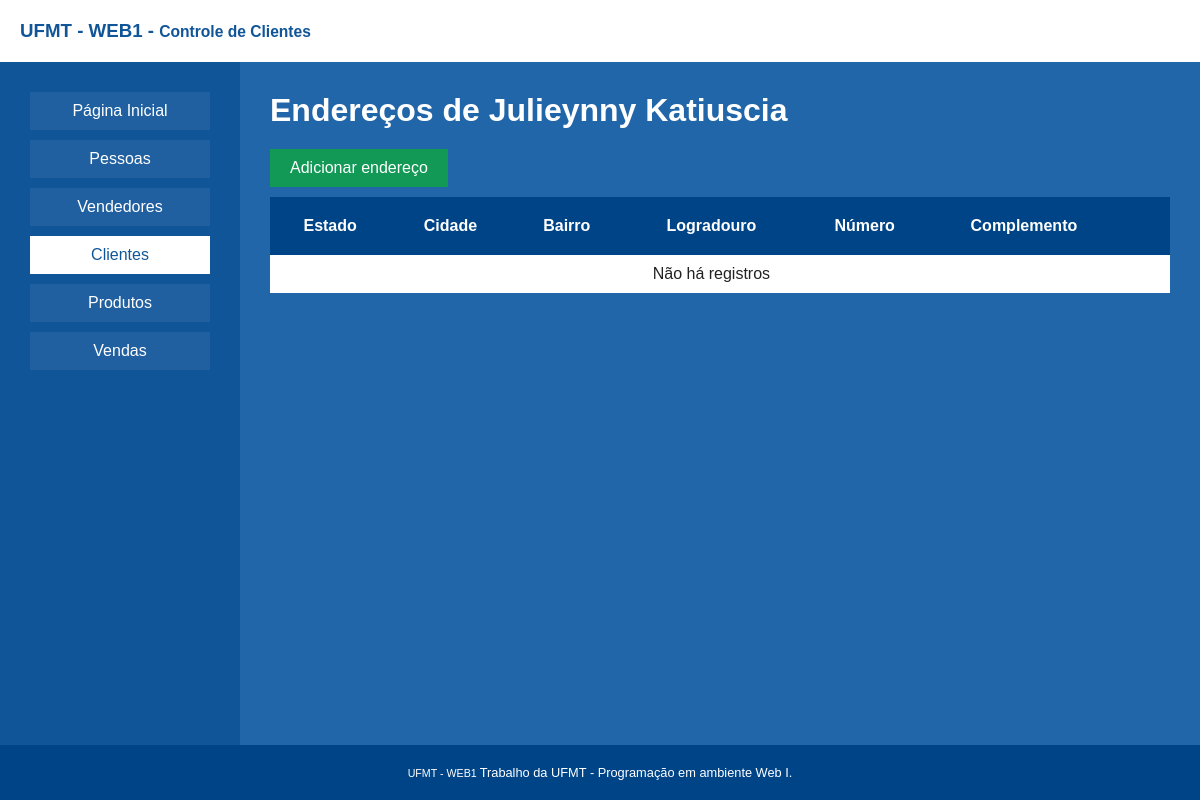
/index.php/enderecos?cliente=3, run on the app's committed database.
### tables this page shows
CREATE TABLE `config` (
  `Chave` varchar(60) NOT NULL,
  `Valor` varchar(5000) NOT NULL
);

CREATE TABLE `pessoas` (
  `ID` int(11) NOT NULL,
  `Nome` varchar(60) NOT NULL,
  `CPF` varchar(11) NOT NULL,
  `Sexo` varchar(1) NOT NULL
);

### classes/Sistema/Router.php (called while the page is built, shortened)
<?php
class Router
{
    static function getRoutes(){
        $routes = explode('/', $_SERVER['REQUEST_URI']);
        array_shift($routes);
        array_shift($routes);
        array_shift($routes);
        $lastRoute = $routes[count($routes) - 1];
        $lastRouteURI = explode("?", $lastRoute)[0];
        array_pop($routes);
        array_push($routes, $lastRouteURI);
        return $routes;
    }
    static function route(){
        $routes = Router::getRoutes();
        View::render($routes);
    }
}

### index.php (called while the page is built, shortened)
<?php
    Router::route();

### classes/App/Config.php (called while the page is built, shortened)
<?php
class Config {
    public static function LINK($href){
        return Config::BASE_URL."index.php/".$href;
    }
    public static function GET($chave){
        try {
            $db = \Database\Database::getInstance();
            $query = $db->prepare('SELECT * FROM Config WHERE Chave = ?');
            $query->execute([$chave]);
            $result = $query->fetch(\PDO::FETCH_OBJ);
            if($result) return $result->Valor;
        }catch(\Exception $e){
        }
    }
}

### classes/Model/Cliente.php (called while the page is built, shortened)
<?php
class Cliente extends Pessoa{
    public $ID;
    public $PessoaID;
    private function populatePessoa(){
        $pessoa = Pessoa::load($this->PessoaID);
        $this->Nome = $pessoa->Nome;
    }
    private function populateEndereco(){
        $this->enderecos = \Model\ClienteEndereco::getAll($this->ID);
    }
    public static function load($id){
        $db = \Database\Database::getInstance();
        $q = $db->prepare('
            SELECT *
            FROM Clientes c
            WHERE c.ID = ?
        ');
        $q->execute([$id]);
        $result = $q->fetch(\PDO::FETCH_OBJ);
        $cliente = new Cliente();
        $cliente->ID = $result->ID;
        $cliente->Codigo = $result->Codigo;
        $cliente->PessoaID = $result->PessoaID;
        $cliente->populatePessoa();
        $cliente->populateEndereco();
        return $cliente;
    }
}

### classes/Model/Pessoa.php (called while the page is built, shortened)
<?php
class Pessoa extends Model{
    public function __construct(){
        $options = new \stdClass();
        $options->tabela = 'Pessoas';
    }
    public static function load($id){
        $conn = \Database\Database::getinstance();
        $query = $conn->prepare("SELECT * FROM Pessoas WHERE ID = ?");
        $query->execute([$id]);
        $result = $query->fetch(\PDO::FETCH_OBJ);
        $pessoa = new Pessoa();
        $pessoa->ID = $result->ID;
        $pessoa->Nome = $result->Nome;
        $pessoa->CPF = $result->CPF;
        $pessoa->Sexo = $result->Sexo;
        return $pessoa;
    }
}

### classes/Database/Database.php (called while the page is built, shortened)
<?php
class Database {
    public static $pdo;
    public static function getInstance(){
        if (!isset(self::$pdo)) {
            self::$pdo = new PDO('mysql:host='.Config::DBHOST.';dbname='.Config::DBNAME, Config::DBUSERNAME, Config::DBPASSWORD, array(PDO::MYSQL_ATTR_INIT_COMMAND => "SET NAMES utf8"));
            self::$pdo->setAttribute(PDO::ATTR_ERRMODE, PDO::ERRMODE_EXCEPTION);
            self::$pdo->setAttribute(PDO::ATTR_ORACLE_NULLS, PDO::NULL_EMPTY_STRING);
        }
        return self::$pdo;
    }
}

### classes/Model/ClienteEndereco.php (called while the page is built, shortened)
<?php
class ClienteEndereco {
    public static function getAll($ClienteID){
        $conn = \Database\Database::getinstance();
        $query = $conn->prepare("SELECT * FROM ClienteEndereco ce WHERE ce.ClienteID = ?");
        $query->execute([$ClienteID]);
        $enderecos = [];
        $results = $query->fetchAll(\PDO::FETCH_OBJ);
        return $enderecos;
    }
}

### view/enderecos.php (the view, shortened to what this page needs)
<?php
    $cliente = Model\Cliente::load($_GET['cliente']);
?>
<?php include('components/header.php') ?>
<div class="content">
    <div class="aside">
        <?php include("components/asideMenu.php") ?>
    </div>
    <div class="content">
        <h1 class="title">Endereços de <?= $cliente->Nome ?></h1>
        <a href="<?= Config::LINK("enderecos/add?cliente=".$cliente->ID) ?>" id="addCliente">Adicionar endereço</a>
        <table id="clientes">
            <thead>
                <tr>
                    <th>Estado</th>
                    <th>Cidade</th>
                    <th>Bairro</th>
                    <th>Logradouro</th>
                    <th>Número</th>
                    <th>Complemento</th>
                    <th></th>
            </thead>
            <?php if(count($cliente->enderecos) == 0): ?>
                <tbody>
                <tr>
                    <td></td>
                    <td></td>
                    <td></td>
                    <td>Não há registros</td>
                    <td></td>
                    <td></td>
                    <td>
                    </td>
            </tbody>
                <?php endif; ?>
        </table>
    </div>
</div>
<?php include('components/footer.php') ?>

### components/navbar.php
<div class="navbar">
<h3>
<?= App\Config::GET("NOME_PROJETO"); ?>
 -
<small>
<?= App\Config::GET("SUBTITULO_PROJETO"); ?>
</small>
</h3>
</div>

### components/footer.php (shortened to what this page needs)
<div class="footer">
    <div>
        <span>
        <small>
            <?=App\Config::GET('NOME_PROJETO'); ?>
        </small>
        Trabalho da UFMT - Programação em ambiente Web I.</span>
    </div>
</div>
    </body>
</html>

### static/css/main.css (style rules this page uses)
* { margin: 0; padding: 0; box-sizing: border-box; }
:root { font-family: sans-serif; }
body { display: grid; grid-template-rows: auto 1fr auto; height: 100vh; max-height: 100vh; }
body > .navbar { padding: 20px; background: #FFF; color: #159; }
body > .content { padding: 20px; }
body > .footer { padding: 20px; background: #048; color: #FFF; text-align: center; font-size: 0.8em; }
body > div.content { display: grid; padding: 0; grid-template-columns: 2.5fr 10fr; grid-template-rows: 1fr; }
body > div.content > div.aside { grid-column: 1/2; grid-row: 1/2; grid-gap: 10px; background: #159; display: flex; flex-flow: column nowrap; padding: 30px; }
body > div.content > div.content { grid-column: 2/3; grid-row: 1/2; background: #26a; }

### static/css/pages/clientes/main.css (style rules this page uses)
body > div.content > div.content > h1.title { margin-bottom: 20px; }
div.content > div.content { padding: 30px; color: #FFF; }
a#addCliente { display: inline-block; border: none; padding: 10px 20px; margin-bottom: 10px; background: #195; color: #FFF; cursor: pointer; text-decoration: none; }
div.content > div.content > table#clientes { background: #FFF; color: #222; width: 100%; text-align: center; border-collapse: collapse; }
table#clientes > thead > tr { background: #048; color: #FFF; }
table#clientes > thead > tr > th { padding: 20px; }
table#clientes > tbody > tr > td { padding: 10px; }

### data on the page
config: Valor "UFMT - WEB1"
config: Valor "Controle de Clientes"
pessoas: Nome "Julieynny Katiuscia"

### other printed values
$menu['text'] "Página Inicial"
$menu['text'] "Pessoas"
$menu['text'] "Vendedores"
$menu['text'] "Clientes"
$menu['text'] "Produtos"
$menu['text'] "Vendas"
